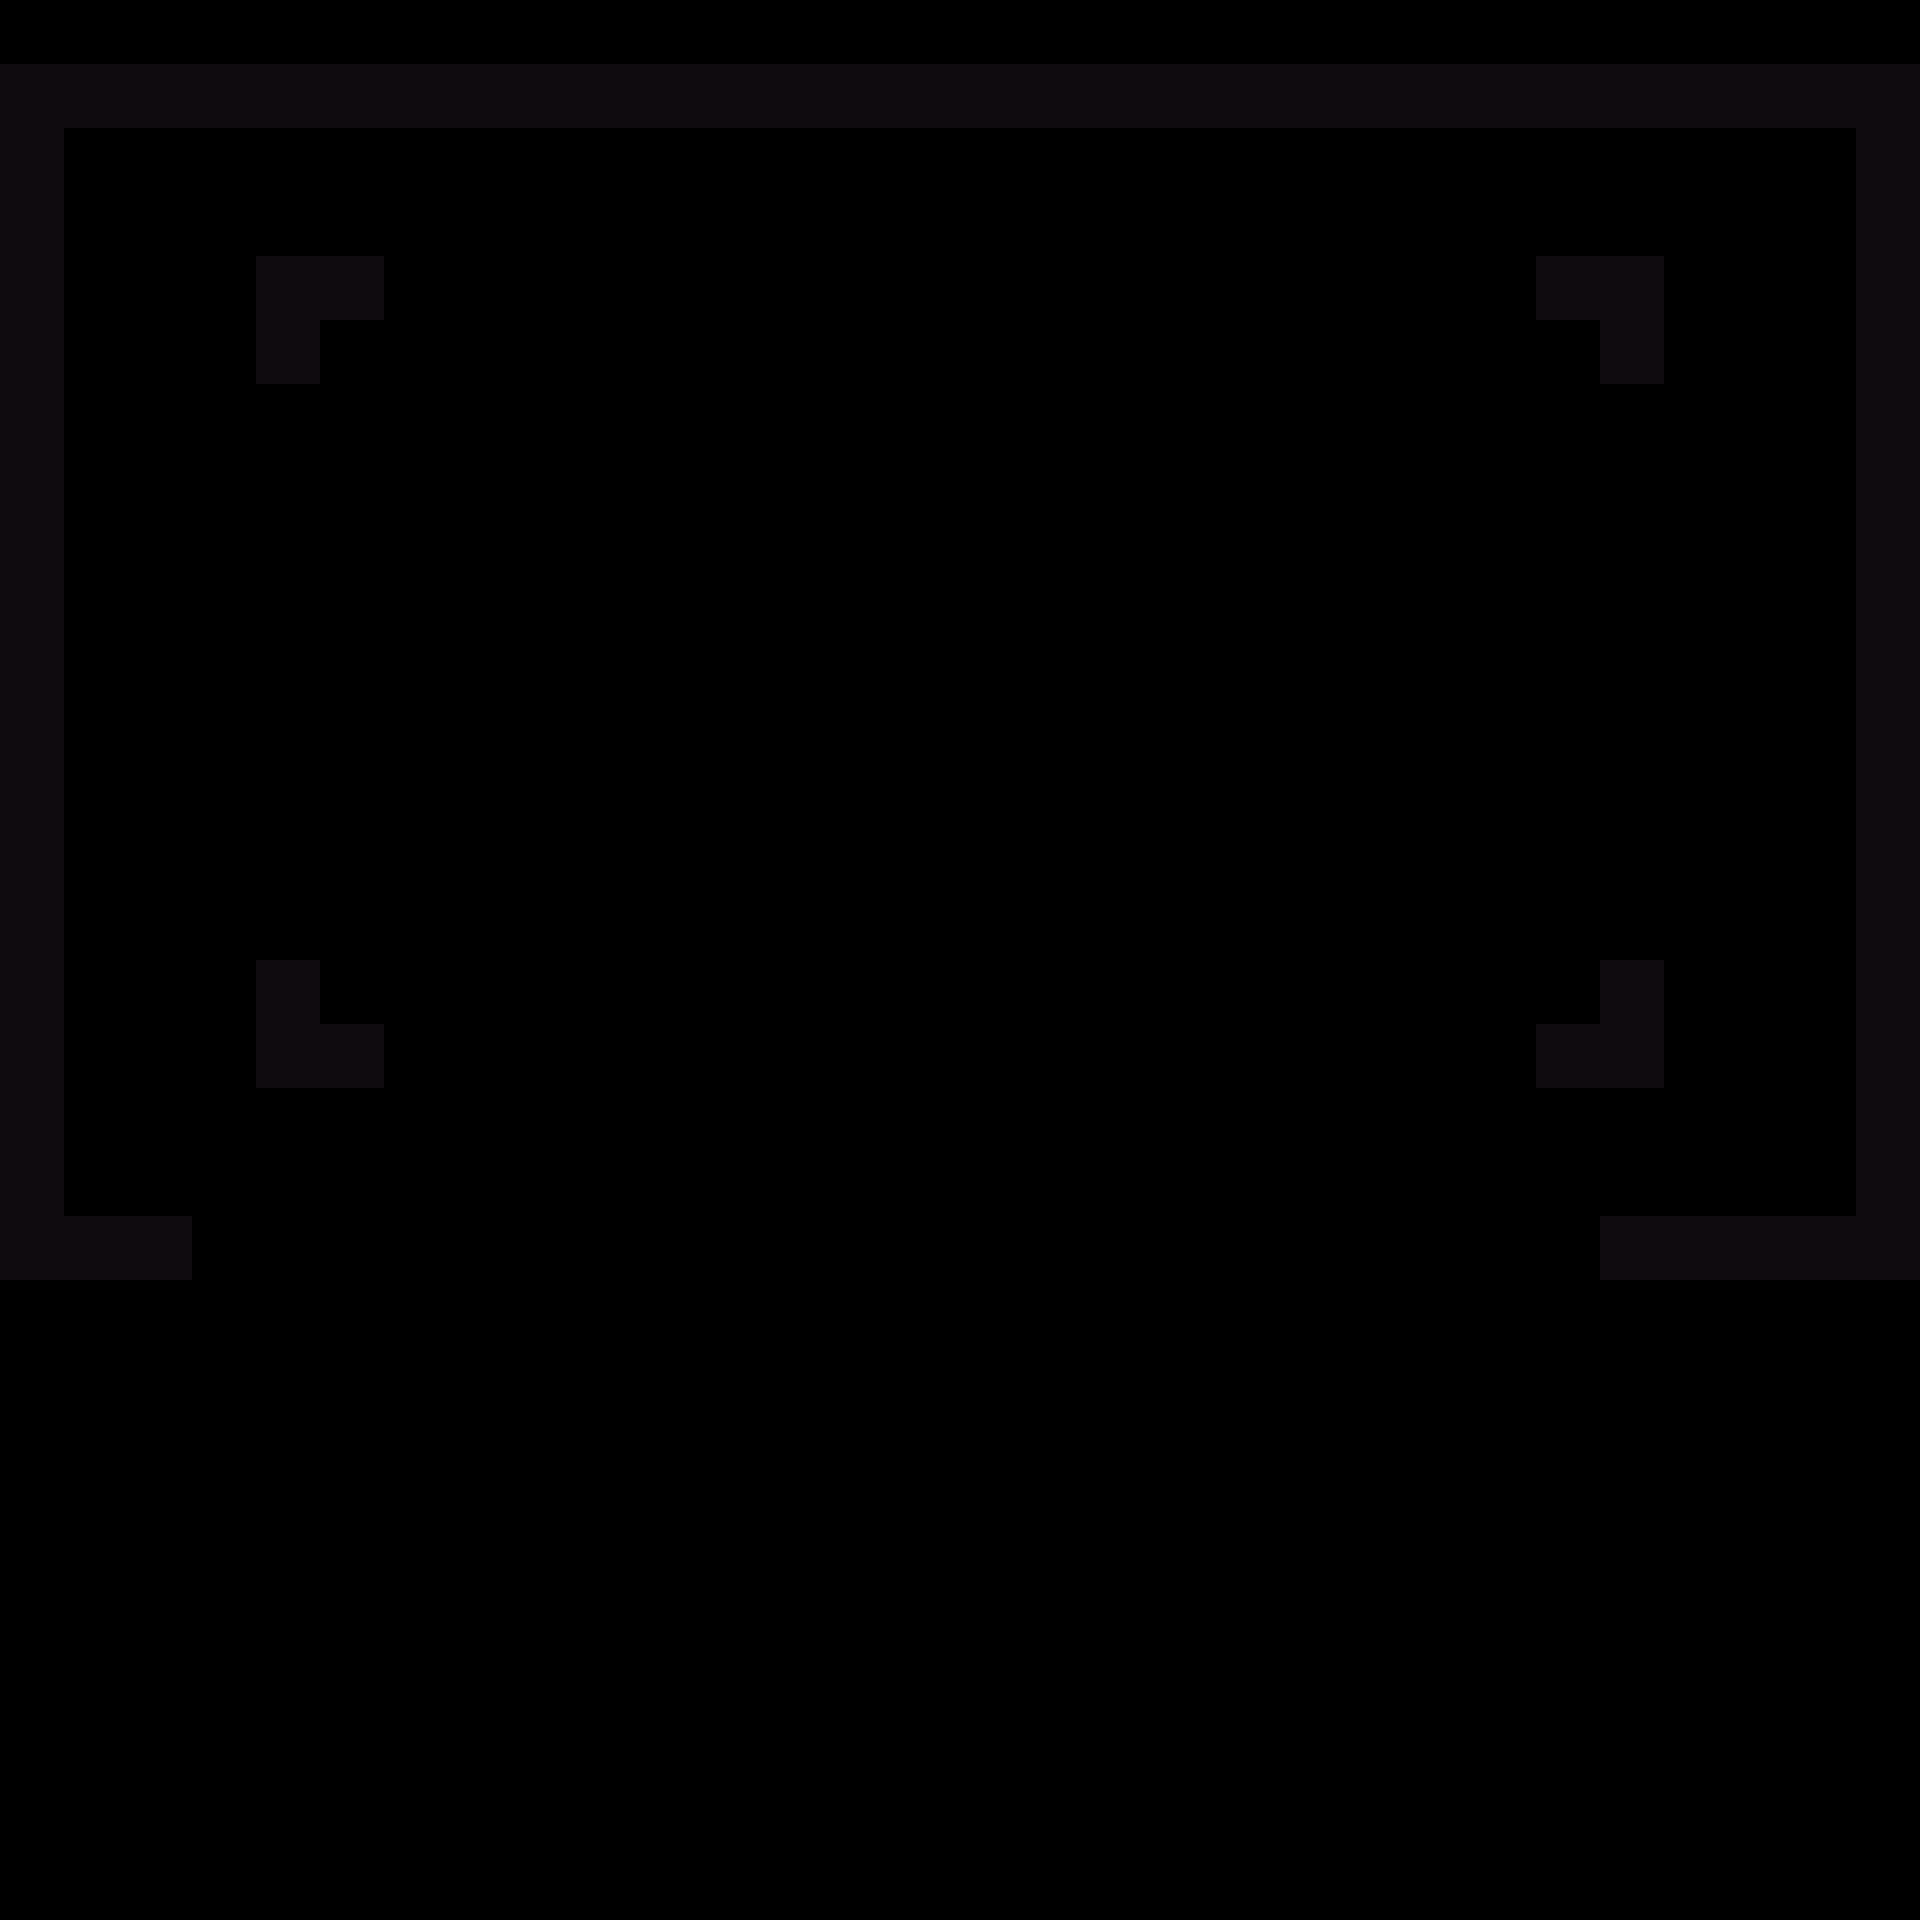

This is a level from a 2D game, rendered from its Tiled map with the project's own tilesets. A one-line summary and the complete map file follow:
An orthogonal 30x30 tile map with 64x64 px tiles, 2 tile layers (Decoration, Main) and 2 objects (Camera2, Camera1).

<map version="1.10" tiledversion="1.11.2" orientation="orthogonal" renderorder="right-down" width="30" height="30" tilewidth="64" tileheight="64" infinite="0" nextlayerid="7" nextobjectid="47">
 <tileset firstgid="1" source="../tilesets/tileset_d.tsx" />
 <objectgroup id="4" name="Triggers">
  <object id="23" name="Camera2" x="704" y="480">
   <point />
  </object>
  <object id="24" name="Camera1" x="960" y="672">
   <point />
  </object>
 </objectgroup>
 <layer id="3" name="Decoration" width="30" height="30">
  <data encoding="csv">
0,0,0,0,0,0,0,0,0,0,0,0,0,0,0,0,0,0,0,0,0,0,0,0,0,0,0,0,0,0,
0,0,0,0,0,0,0,0,0,0,0,0,0,0,0,0,0,0,0,0,0,0,0,0,0,0,0,0,0,0,
0,0,0,0,0,0,0,0,0,0,0,0,0,0,0,0,0,0,0,0,0,0,0,0,0,0,0,0,0,0,
0,0,0,0,0,0,0,0,0,0,0,0,0,0,0,0,0,0,0,0,0,0,0,0,0,0,0,0,0,0,
0,0,0,0,0,0,0,0,0,0,0,0,0,0,0,0,0,0,0,0,0,0,0,0,0,0,0,0,0,0,
0,0,0,0,0,0,0,0,0,0,0,0,0,0,0,0,0,0,0,0,0,0,0,0,0,0,0,0,0,0,
0,0,0,0,0,0,0,0,0,0,0,0,0,0,0,0,0,0,0,0,0,0,0,0,0,0,0,0,0,0,
0,0,0,0,0,0,0,0,0,0,0,0,0,0,0,0,0,0,0,0,0,0,0,0,0,0,0,0,0,0,
0,0,0,0,0,0,0,0,0,0,0,0,0,0,0,0,0,0,0,0,0,0,0,0,0,0,0,0,0,0,
0,0,0,0,0,0,0,0,0,0,0,0,0,0,0,0,0,0,0,0,0,0,0,0,0,0,0,0,0,0,
0,0,0,0,0,0,0,0,0,0,0,0,0,0,0,0,0,0,0,0,0,0,0,0,0,0,0,0,0,0,
0,0,0,0,0,0,0,0,0,0,0,0,0,0,0,0,0,0,0,0,0,0,0,0,0,0,0,0,0,0,
0,0,0,0,0,0,0,0,0,0,0,0,0,0,0,0,0,0,0,0,0,0,0,0,0,0,0,0,0,0,
0,0,0,0,0,0,0,0,0,0,0,0,0,0,0,0,0,0,0,0,0,0,0,0,0,0,0,0,0,0,
0,0,0,0,0,0,0,0,0,0,0,0,0,0,0,0,0,0,0,0,0,0,0,0,0,0,0,0,0,0,
0,0,0,0,0,0,0,0,0,0,0,0,0,0,0,0,0,0,0,0,0,0,0,0,0,0,0,0,0,0,
0,0,0,0,0,0,0,0,0,0,0,0,0,0,0,0,0,0,0,0,0,0,0,0,0,0,0,0,0,0,
0,0,0,0,0,0,0,0,0,0,0,0,0,0,0,0,0,0,0,0,0,0,0,0,0,0,0,0,0,0,
0,0,0,0,0,0,0,0,0,0,0,0,0,0,0,0,0,0,0,0,0,0,0,0,0,0,0,0,0,0,
0,0,0,0,0,0,0,0,0,0,0,0,0,0,0,0,0,0,0,0,0,0,0,0,0,0,0,0,0,0,
0,0,0,0,0,0,0,0,0,0,0,0,0,0,0,0,0,0,0,0,0,0,0,0,0,0,0,0,0,0,
0,0,0,0,0,0,0,0,0,0,0,0,0,0,0,0,0,0,0,0,0,0,0,0,0,0,0,0,0,0,
0,0,0,0,0,0,0,0,0,0,0,0,0,0,0,0,0,0,0,0,0,0,0,0,0,0,0,0,0,0,
0,0,0,0,0,0,0,0,0,0,0,0,0,0,0,0,0,0,0,0,0,0,0,0,0,0,0,0,0,0,
0,0,0,0,0,0,0,0,0,0,0,0,0,0,0,0,0,0,0,0,0,0,0,0,0,0,0,0,0,0,
0,0,0,0,0,0,0,0,0,0,0,0,0,0,0,0,0,0,0,0,0,0,0,0,0,0,0,0,0,0,
0,0,0,0,0,0,0,0,0,0,0,0,0,0,0,0,0,0,0,0,0,0,0,0,0,0,0,0,0,0,
0,0,0,0,0,0,0,0,0,0,0,0,0,0,0,0,0,0,0,0,0,0,0,0,0,0,0,0,0,0,
0,0,0,0,0,0,0,0,0,0,0,0,0,0,0,0,0,0,0,0,0,0,0,0,0,0,0,0,0,0,
0,0,0,0,0,0,0,0,0,0,0,0,0,0,0,0,0,0,0,0,0,0,0,0,0,0,0,0,0,0
</data>
 </layer>
 <layer id="1" name="Main" width="30" height="30">
  <data encoding="csv">
0,0,0,0,0,0,0,0,0,0,0,0,0,0,0,0,0,0,0,0,0,0,0,0,0,0,0,0,0,0,
26,26,26,26,26,26,26,26,26,26,26,26,26,26,26,26,26,26,26,26,26,26,26,26,26,26,26,26,26,26,
26,0,0,0,0,0,0,0,0,0,0,0,0,0,0,0,0,0,0,0,0,0,0,0,0,0,0,0,0,26,
26,0,0,0,0,0,0,0,0,0,0,0,0,0,0,0,0,0,0,0,0,0,0,0,0,0,0,0,0,26,
26,0,0,0,26,26,0,0,0,0,0,0,0,0,0,0,0,0,0,0,0,0,0,0,26,26,0,0,0,26,
26,0,0,0,26,0,0,0,0,0,0,0,0,0,0,0,0,0,0,0,0,0,0,0,0,26,0,0,0,26,
26,0,0,0,0,0,0,0,0,0,0,0,0,0,0,0,0,0,0,0,0,0,0,0,0,0,0,0,0,26,
26,0,0,0,0,0,0,0,0,0,0,0,0,0,0,0,0,0,0,0,0,0,0,0,0,0,0,0,0,26,
26,0,0,0,0,0,0,0,0,0,0,0,0,0,0,0,0,0,0,0,0,0,0,0,0,0,0,0,0,26,
26,0,0,0,0,0,0,0,0,0,0,0,0,0,0,0,0,0,0,0,0,0,0,0,0,0,0,0,0,26,
26,0,0,0,0,0,0,0,0,0,0,0,0,0,0,0,0,0,0,0,0,0,0,0,0,0,0,0,0,26,
26,0,0,0,0,0,0,0,0,0,0,0,0,0,0,0,0,0,0,0,0,0,0,0,0,0,0,0,0,26,
26,0,0,0,0,0,0,0,0,0,0,0,0,0,0,0,0,0,0,0,0,0,0,0,0,0,0,0,0,26,
26,0,0,0,0,0,0,0,0,0,0,0,0,0,0,0,0,0,0,0,0,0,0,0,0,0,0,0,0,26,
26,0,0,0,0,0,0,0,0,0,0,0,0,0,0,0,0,0,0,0,0,0,0,0,0,0,0,0,0,26,
26,0,0,0,26,0,0,0,0,0,0,0,0,0,0,0,0,0,0,0,0,0,0,0,0,26,0,0,0,26,
26,0,0,0,26,26,0,0,0,0,0,0,0,0,0,0,0,0,0,0,0,0,0,0,26,26,0,0,0,26,
26,0,0,0,0,0,0,0,0,0,0,0,0,0,0,0,0,0,0,0,0,0,0,0,0,0,0,0,0,26,
26,0,0,0,0,0,0,0,0,0,0,0,0,0,0,0,0,0,0,0,0,0,0,0,0,0,0,0,0,26,
26,26,26,0,0,0,0,0,0,0,0,0,0,0,0,0,0,0,0,0,0,0,0,0,0,26,26,26,26,26,
0,0,0,0,0,0,0,0,0,0,0,0,0,0,0,0,0,0,0,0,0,0,0,0,0,0,0,0,0,0,
0,0,0,0,0,0,0,0,0,0,0,0,0,0,0,0,0,0,0,0,0,0,0,0,0,0,0,0,0,0,
0,0,0,0,0,0,0,0,0,0,0,0,0,0,0,0,0,0,0,0,0,0,0,0,0,0,0,0,0,0,
0,0,0,0,0,0,0,0,0,0,0,0,0,0,0,0,0,0,0,0,0,0,0,0,0,0,0,0,0,0,
0,0,0,0,0,0,0,0,0,0,0,0,0,0,0,0,0,0,0,0,0,0,0,0,0,0,0,0,0,0,
0,0,0,0,0,0,0,0,0,0,0,0,0,0,0,0,0,0,0,0,0,0,0,0,0,0,0,0,0,0,
0,0,0,0,0,0,0,0,0,0,0,0,0,0,0,0,0,0,0,0,0,0,0,0,0,0,0,0,0,0,
0,0,0,0,0,0,0,0,0,0,0,0,0,0,0,0,0,0,0,0,0,0,0,0,0,0,0,0,0,0,
0,0,0,0,0,0,0,0,0,0,0,0,0,0,0,0,0,0,0,0,0,0,0,0,0,0,0,0,0,0,
0,0,0,0,0,0,0,0,0,0,0,0,0,0,0,0,0,0,0,0,0,0,0,0,0,0,0,0,0,0
</data>
 </layer>
</map>
